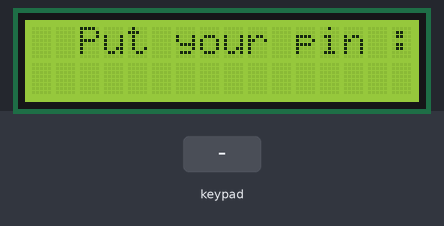
The sketch below on a simulated Arduino Mega 2560, built with avr-gcc and run on an emulated ATmega2560. On the bench: 16×2 character LCD. The test bench sets the inputs (shaded band). What the sketch prints to the serial monitor is not drawn.

Above: at 3.2 s.
3.3 s: keypad keys 1 2 3 4 5 6 # # pressed 0.4 s apart
At 6.6 s:
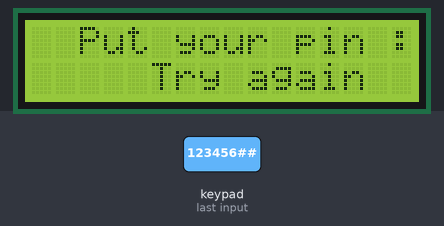
8.0 s: key 'A' pressed
At 8.4 s:
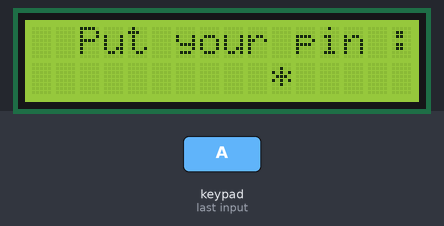
9.5 s: key '1' pressed
At 10.6 s:
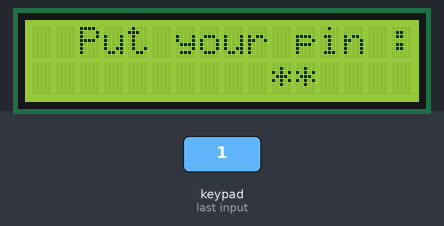
11.0 s: key '2' pressed
At 11.7 s:
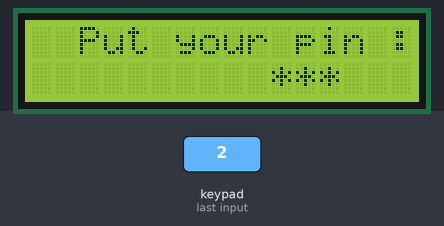
12.5 s: keypad keys 1 2 3 4 5 6 # * pressed 0.4 s apart
At 15.7 s:
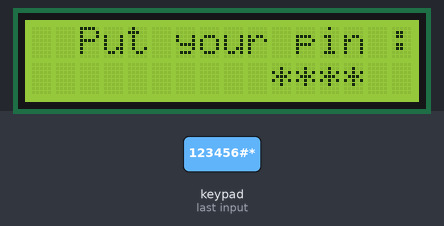
17.2 s: keypad keys 1 2 3 4 5 6 # D pressed 0.4 s apart
At 20.7 s:
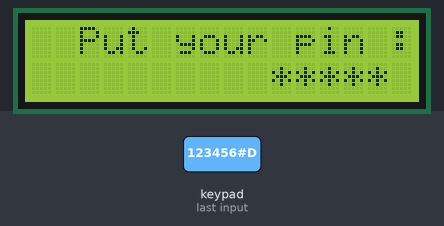
Timing chart, 0 to 22.2 s (numbered marks = the images above; inputs shaded):
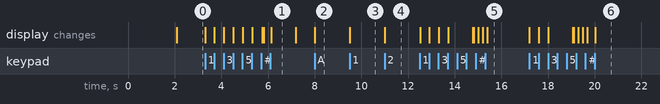

The sketch:

KeyPadLock.ino
```cpp
#include <Wire.h>
#include <LiquidCrystal_I2C.h>
#include <Keypad.h>

int count = 10;
static String logPass[] = {"123456#","654321#","987654#","456789#"};
static String ldUser[]  = {"54503260070", "54503160078", "54576556654","54523068754"};
static String nameUser[] ={"Umboon","Suttipog","Mongkol","Eksuwat"};
static String logROw[] = {"0","0","0","0","0"};
char dao = '*';
char sharp = '#';
char tempPass[6];
int flagA = 0;
int flagB = 0;

const byte ROWS = 4; // four rows
const byte COLS = 4;  //four Column
char keys[ROWS][COLS] = {
                        {'1','2','3','A'},
                        {'4','5','6','B'},
                        {'7','8','9','C'},
                        {'*','0','#','D'},
};
byte rowPins[ROWS] = {30,31,32,33};
byte colPins[COLS] = {34,35,36,37};
Keypad keypad = Keypad(makeKeymap(keys), rowPins, colPins, ROWS,COLS );
LiquidCrystal_I2C lcd(0x27,16,2);// set the LCD address to 0x27 for a 16*2 lines display
                                 // set the LCD address to 0x3F for a 20*4 lines display
void setup() {
            // put your setup code here, to run once:
            lcd.begin();
            Serial.begin(9600);
            lcd.setCursor(1,0); // set cursor to use at 0 row start from 1
            lcd.print("Hello Zad&kao!");
            delay(2000);
}
//This code is controlling when they locking by password
//----------------------------------------------------
void getKeypad(){
  String getPassTest = "";
  lcd.setCursor(1,0); // set cursor to use at 0 row start from 1
  lcd.print(" Put your pin : ");
  int i = 0;
  char key = keypad.getKey();
  if (key != NO_KEY)
  {
    Serial.print(key);
    if(count <=16){
      //getArrPassTemp();
       lcd.setCursor(count,1);
       lcd.print(dao);
       tempPass[count-10] = key; // since column 10-16
       count++;
       if(key == sharp){
          if(count == 17){
            clearScreen();
            Serial.print("Charp Okay");
            Serial.println();
            for(int b=0;b<6;b++){
                  Serial.print(tempPass[b]);
             }
             String strGetPass(tempPass);
             getPassTest = strGetPass;
             Serial.println();
             Serial.println(getPassTest);
             // check password of array here!
             for(int chkPass=0; chkPass < 4 ;chkPass++){
                  Serial.println(logPass[chkPass]);
                  if(getPassTest == logPass[chkPass]){
                      Serial.println("Password okay");

                 }else{
                      Serial.println("Password fail");

                 }
             }
          }
       }else if(count == 17){
           invalidCode();
           count = 10 ;
       }
    }else{
           invalidCode();
           count=10;
      }
   }
}

void invalidCode(){
           Serial.println();
           lcd.setCursor(0,1);
           lcd.print("     Try again     ");
           delay(1000);
           clearScreen();
           getKeypad();
}
void validCode(){


}
void unlockBike(){

}
//-----------------------------------------------------

void clearScreen(){
  lcd.setCursor(0,0);
  lcd.print("                 ");
  lcd.setCursor(0,1);
  lcd.print("                ");
}

void loop() {
    // put your main code here, to run repeatedly:
    getKeypad();


}
```

Measured:
- after the input at 3.3 s, the display: first changes at once (image 1 shows a later state)
- after the input at 8.0 s, the display: changes at once (image 2)
- after the input at 9.5 s, the display: changes at once (image 3)
- after the input at 11.0 s, the display: changes at once (image 4)
- after the input at 12.5 s, the display: changes at once (image 5)
- after the input at 17.2 s, the display: changes at once (image 6)
- what the display in image 1 shows lasts 1.1 s, from 6.1 s to 7.2 s
